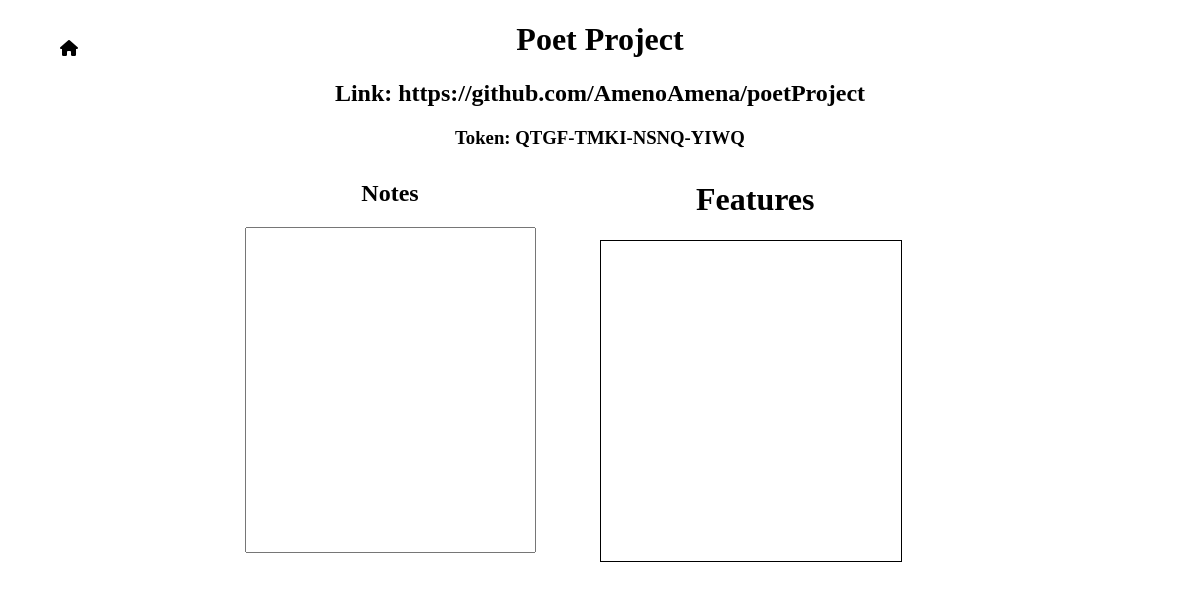
/done/Poet Project, run on an earlier commit of the app's database.
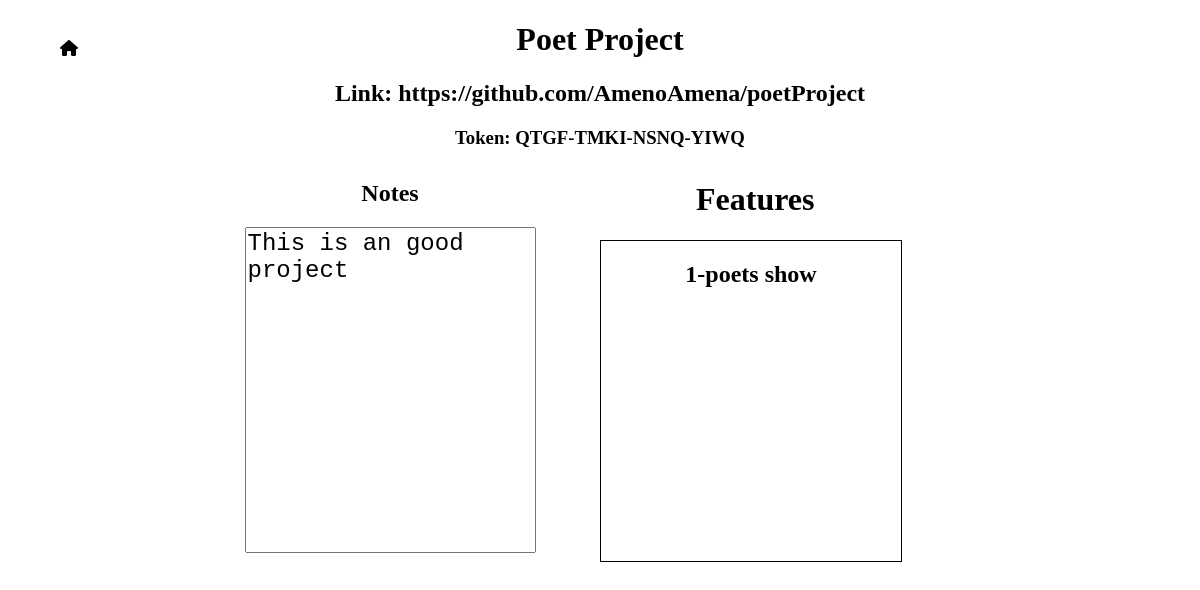
And on a later commit of the database.
### authentication/models.py (models this page shows, shortened)
class Project(models.Model):
    name = models.CharField(max_length=80)
    link = models.URLField()
    notes = models.TextField(blank=True)
    features = models.ManyToManyField(Feature, blank=True)
    user = models.ForeignKey(User,on_delete=models.CASCADE)
    is_done = models.BooleanField(default=False)
    token = TokenField()

class Feature(models.Model):
    feature_add = models.CharField(max_length=80)
    feature_done = models.BooleanField(default=False)
    def __str__(self):
        return self.feature_add

### projects_shown/views.py (the view)
# urls.py: path("done/<str:project_name>",views.done_show,name='done_show'),
def done_show(request,project_name):
    project = get_object_or_404(Project,name = project_name)
    features_done = project.features.filter(feature_done = True)
    return render(request,"projects_shown/done_project.html",{
        'project':project,
        'features':features_done,
    })

### projects_shown/templates/projects_shown/done_project.html (shortened to what this page needs)
{% extends 'projects_shown/base.html' %}
{% load static %}
{% block title %}
<link rel="stylesheet" href="{% static 'projects_shown/css/done_project.css' %}">
{% endblock title %}
{% block body %}
<h1>{{ project.name }}</h1>
<h2><a href="{{ project.link }}">Link: {{ project.link }}</a></h2>
<h3>Token: {{ project.token }}</h3>
<div class="home-page">
    <a href="{% url 'index' %}"><i class="fa-solid fa-house"></i></a>
</div>
<h1 id="feature-h1">Features</h1>
<div class="feature_show">
    {% for f in features.all %}
            <div class="feature-item">
                <h2>{{forloop.counter}}-{{f}}</h2>
            </div>
    {% endfor %}
</div>
<div class="notes">
    <h2>Notes</h2>
        <textarea class="text-area" name="text-area" readonly>{{ project.notes }}</textarea>
</div>
{% endblock body %}

What changed in the data, as far as the page shows it:
changed Project "Poet Project": text-area (not shown) → "This is an good project"
added Feature: feature_add "poets show"
